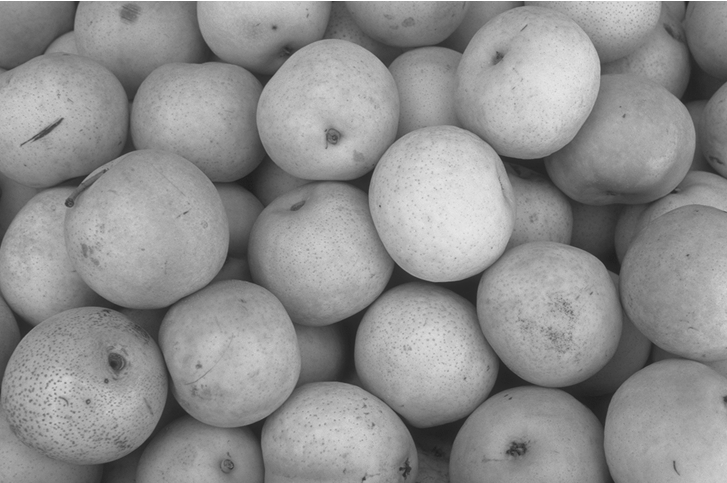
#> input picture Tutorial_8/WatershedSegmentation.png, 727 x 483 px
$ python watershed.py
#> lines starting #> are read from the running program, lines starting #| are printed output that depends on the picture; after the words box and inside, x2 and y2 are one past the last pixel; in counts of white or black regions, pixels touching at a corner belong together
import cv2
import matplotlib.pyplot as plt
import numpy as np
import imutils
COLOR = 'maroon'
FONT_SIZE = 10

######When using different images code have changed, this is shows result for overlap_coins.jpg


#import images
def get_image(name):
#> called with name = 'WatershedSegmentation.png'
    img = cv2.imread(r'{}'.format(name), 1)
#> img is the input picture: shape (483, 727, 3); min 28, max 255, mean 143
    return img

#show images
def show_images(title, images):

    for i in range(len(title)):
        plt.subplot(3,3,i+1)
        plt.title(title[i], color = COLOR, fontsize = FONT_SIZE)
        if title[i] == 'markers':
            plt.imshow(images[i], 'jet')
        else:
            plt.imshow(images[i], 'gray')

        plt.axis('off')

    plt.show()

def show_label(markers, image):
    gray = cv2.cvtColor(image, cv2.COLOR_BGR2GRAY)
    area = 0
    for label in np.unique(markers):
        print(label)
        if label == 0:
            continue
        else:
            mask = np.zeros(gray.shape, dtype='uint8')
            mask[markers == label] = 255
            contours = cv2.findContours(mask.copy(), cv2.RETR_EXTERNAL, cv2.CHAIN_APPROX_SIMPLE)
            contours = imutils.grab_contours(contours)
            c = max(contours, key=cv2.contourArea)
            ((x, y), r) = cv2.minEnclosingCircle(c)
            cv2.circle(image, (int(x), int(y)), int(r), (0,0,255), 2)
            cv2.putText(image, '#{}'.format(label), (int(x)-10, int(y)), cv2.FONT_HERSHEY_SIMPLEX, 0.6, (0,255,0),2)

            area = area + cv2.contourArea(c)

    return image, area

def main():

    ### 01. Bbackground extraction
    img = get_image('WatershedSegmentation.png')
    gray = cv2.cvtColor(img, cv2.COLOR_BGR2GRAY)

    ret, thresh = cv2.threshold(gray,100, 255, cv2.THRESH_BINARY_INV + cv2.THRESH_OTSU)
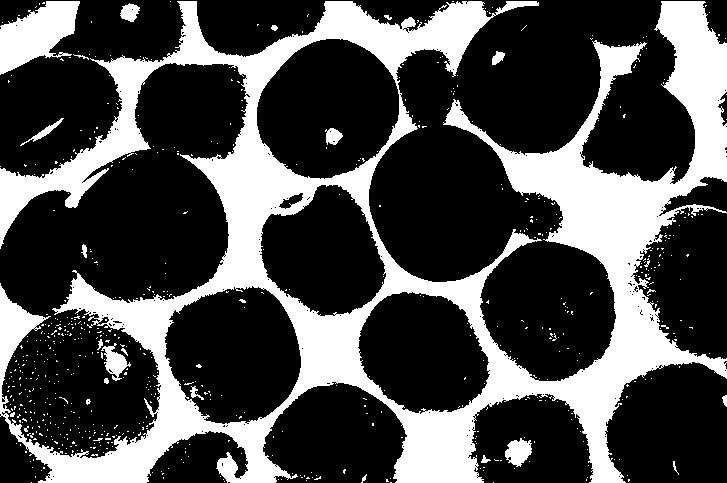
#> thresh: shape (483, 727); 29.6% white; 673 white regions (651 under 20 px), largest, box (x1, y1, x2, y2) and area: (0, 1, 727, 483) 96742, (0, 1, 80, 75) 3487, (505, 438, 532, 467) 517
#> ret = 128

    KERNEL_SIZE = 3


    kernel = np.ones((KERNEL_SIZE, KERNEL_SIZE), np.uint8)

    opening = cv2.morphologyEx(thresh, cv2.MORPH_OPEN, kernel, iterations=1)
#> opening: shape (483, 727); 28.3% white; 34 white regions (13 under 20 px), largest, box (x1, y1, x2, y2) and area: (0, 1, 727, 483) 91660, (0, 1, 80, 74) 3413, (0, 286, 43, 414) 1782

    # obtain sure_bg
    sure_bg = cv2.dilate(opening, kernel, iterations=3)
#> sure_bg: shape (483, 727); 37.7% white; 17 white regions, largest, box (x1, y1, x2, y2) and area: (0, 0, 727, 483) 123091, (0, 0, 83, 77) 4160, (96, 338, 130, 386) 980

    ### 02. Foreground extraction
    dist_transform = cv2.distanceTransform(opening, cv2.DIST_L2, 5)
    ret, sure_fg = cv2.threshold(dist_transform, 0.2*dist_transform.max(), 255, 0)
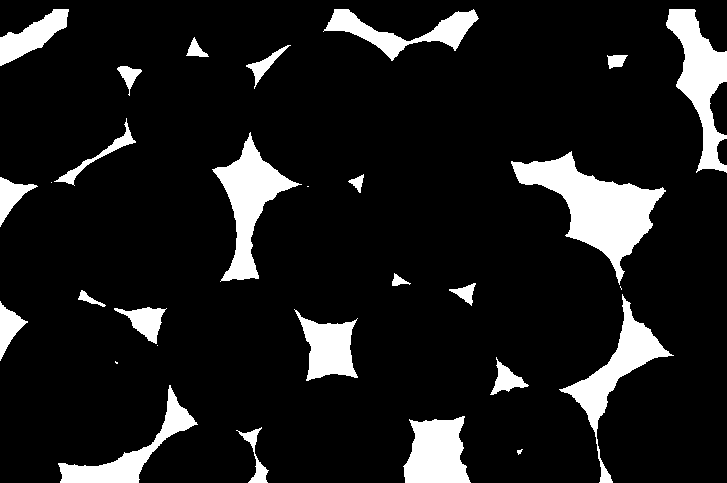
#> sure_fg: shape (483, 727) float32; 11.2% white; 29 white regions (5 under 20 px), largest, box (x1, y1, x2, y2) and area: (511, 151, 666, 285) 7366, (212, 132, 302, 282) 4475, (666, 9, 727, 173) 4390
#> ret = 8.48
    sure_fg = np.uint8(sure_fg)


    ### 03. Find Unknown area
    unknown = np.subtract(sure_bg, sure_fg)
#> unknown: shape (483, 727); 26.5% white; 19 white regions, largest, box (x1, y1, x2, y2) and area: (0, 0, 727, 483) 84736, (0, 0, 83, 77) 2435, (96, 338, 130, 386) 974


    ### 04. Apply watershed algorithm
    ret, markers = cv2.connectedComponents(sure_fg)
#> markers: shape (483, 727) int32; 30 distinct labels, from 0 to 29
#> ret = 30
    print(markers)
#> (printed output is left out)
    markers = markers+1
#> markers: shape (483, 727) int32; 30 distinct labels, from 1 to 30
    markers[unknown == 255] = 0
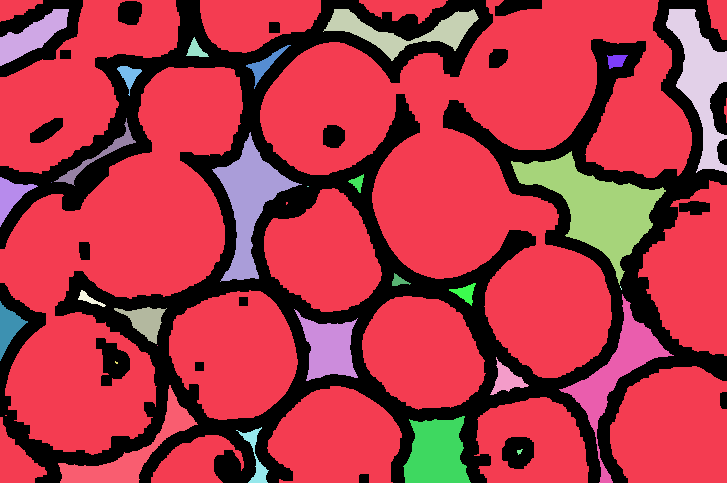
#> markers: shape (483, 727) int32; 31 distinct labels, from 0 to 30; one colour per label, 0 black
    markers = cv2.watershed(img, markers)
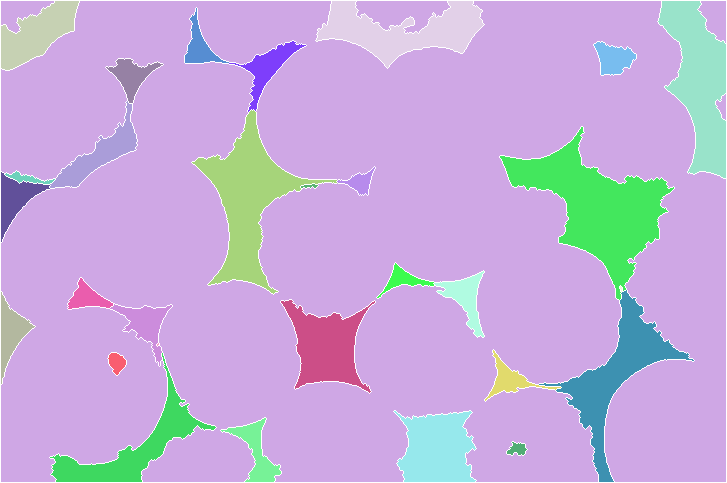
#> markers: shape (483, 727) int32; 31 distinct labels, from -1 to 30; one colour per label, 0 black, -1 white
    result = img.copy()
    result[markers == -1] = (255, 0, 0)
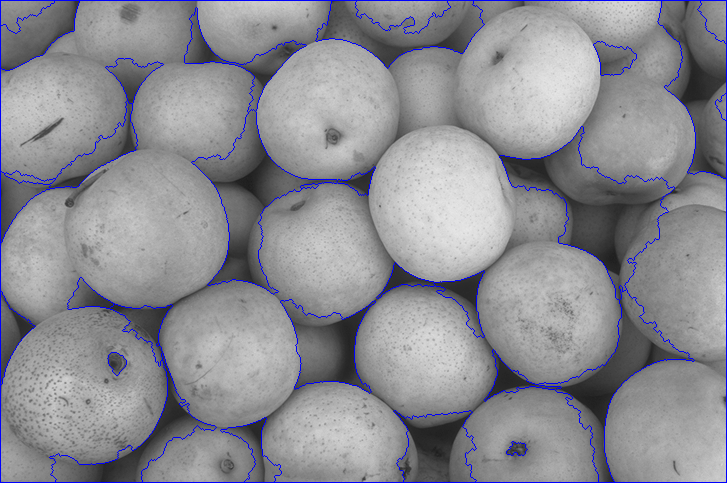
#> result: shape (483, 727, 3); 2.44% of pixels changed, all inside (x1, y1, x2, y2) = (0, 0, 727, 483)

    ### 05. Mark Contours
    image = img.copy()
    final, area = show_label(markers, image)
#> the loop in show_label, `for label in np.unique(markers):` made 31 passes
#> (label, c, x, y, r, area) on pass 1: (-1, [[0, 0], [0, 482], [726, 482], [726, 0]], 363, 241, 435.7, 349932)
#> (contours, x, y, r, area) on pass 19: (1 contour, all with area under 20, 620.5, 288.5, 2.55, 679243.5)
#| -1
#| 1
#| 2
#| 3
#| 4
#| 5
#| 6
#| 7
#> (further printed lines are left out)
#> after the loop in show_label, `for label in np.unique(markers):`:
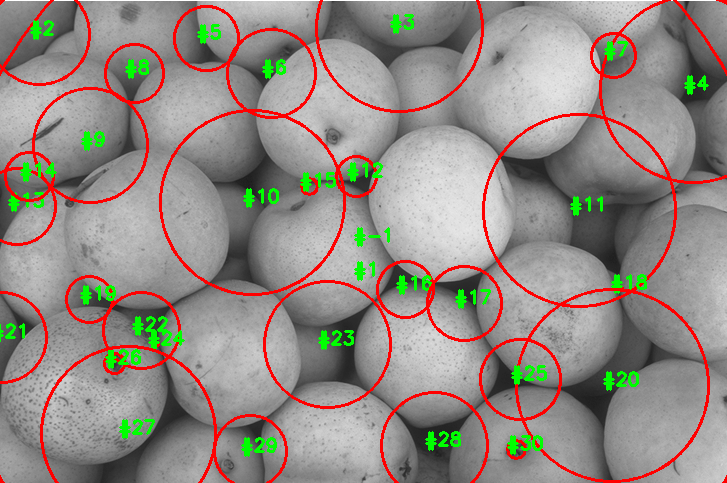
#> image: shape (483, 727, 3); 8.09% of pixels changed, all inside (x1, y1, x2, y2) = (0, 0, 727, 483)
#> after the loop in show_label, `for label in np.unique(markers):`:
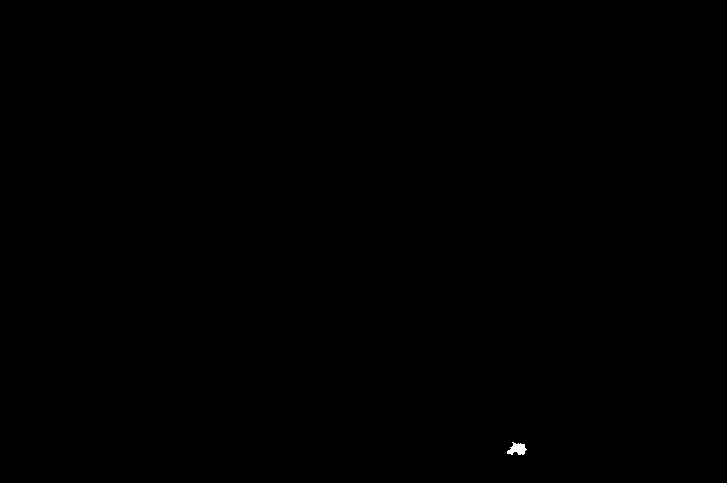
#> mask: shape (483, 727); 0.05% white; 1 white region, box (x1, y1, x2, y2) and area: (507, 442, 527, 455) 162
#> after the loop in show_label, `for label in np.unique(markers):`: area = 702022.5
#> area = 702022.5

    print('Area : {}'.format(area))
#| Area : 702022.5
    #cv2.putText(image, 'Area : {}'.format(area), (10, 50), cv2.FONT_HERSHEY_SIMPLEX, 0.8, (0,255,0), 2)
    # images and title arrays
    images = [img,thresh, opening, sure_bg, dist_transform, sure_fg, unknown, markers, final]
    title = ['original','thresh', 'opening', 'sure_bg', 'distance transform','sure_fg','unknown region','markers', 'watershed region']

    # show images
    show_images(title, images)


main()

'''

overlap_coins.jpg ->
    No:of coins = 22
    Area : 467472.0


red_bc.jpg ->
    No:of coins = 53
    Area : 313799.0

cell_segmentation_02.jpg ->
    No:of coins = 27
    Area : 529421.5

bacteria.tiff->
    No:of coins = 22
    Area : 64878.0

WatershedSegmentation.png ->
    No:of coins = 35
    Area : 696395.5
'''

$ run again, with Tutorial_8/overlap_coins.jpg saved as Tutorial_8/WatershedSegmentation.png
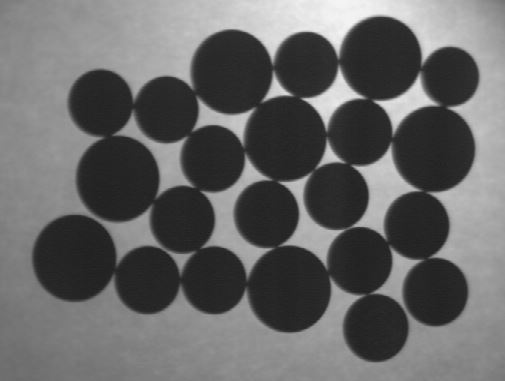
#> input picture Tutorial_8/overlap_coins.jpg, 505 x 381 px
#> in get_image, img is the input picture: shape (381, 505, 3); min 28, max 246, mean 102.3
#> in main, `ret, thresh = cv2.threshold(gray,100, 255, cv2.THRESH_BINARY_INV + cv2..`:
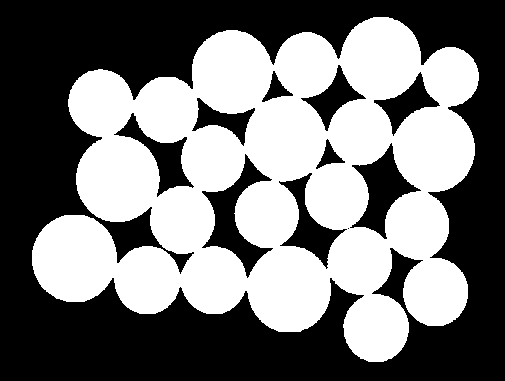
#> thresh: shape (381, 505); 46.7% white; 1 white region, box (x1, y1, x2, y2) and area: (32, 17, 479, 362) 89774
#> in main, `ret, thresh = cv2.threshold(gray,100, 255, cv2.THRESH_BINARY_INV + cv2..`: ret = 98
#> opening: shape (381, 505); 46.7% white; 1 white region, box (x1, y1, x2, y2) and area: (32, 17, 479, 362) 89765
#> sure_bg: shape (381, 505); 54.7% white; 15 black regions, largest, box (x1, y1, x2, y2) and area: (0, 0, 505, 381) 79354, (361, 154, 411, 230) 1518, (211, 165, 261, 268) 1414
#> in main, `ret, sure_fg = cv2.threshold(dist_transform, 0.2*dist_transform.max(),..`: ret = 8.47
#> unknown: shape (381, 505); 26.8% white; 1 white region, box (x1, y1, x2, y2) and area: (29, 14, 482, 365) 51568
#> in main, `ret, markers = cv2.connectedComponents(sure_fg)`: ret = 23
#> (printed output is left out)
#> result: shape (381, 505, 3); 3.17% of pixels changed, all inside (x1, y1, x2, y2) = (0, 0, 505, 381)
#> the loop in show_label, `for label in np.unique(markers):` made 24 passes
#> (label, c, x, y, r, area) on pass 1: (-1, [[0, 0], [0, 380], [504, 380], [504, 0]], 252, 190, 315.6, 191520)
#> (printed output is left out)
#> after the loop in show_label, `for label in np.unique(markers):`:
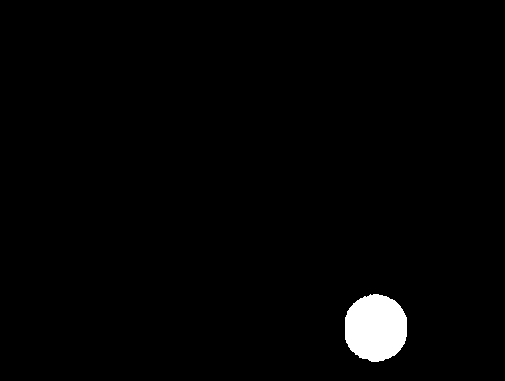
#> mask: shape (381, 505); 1.8% white; 1 white region, box (x1, y1, x2, y2) and area: (345, 294, 407, 362) 3377
#> after the loop in show_label, `for label in np.unique(markers):`: area = 467472
#| Area : 467472.0

$ run again, with Tutorial_8/bacteria.tiff saved as Tutorial_8/WatershedSegmentation.png
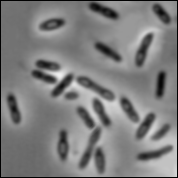
#> input picture Tutorial_8/bacteria.tiff, 178 x 178 px
#> in get_image, img is the input picture: shape (178, 178, 3); min 0, max 239, mean 125.8
#> in main, `ret, thresh = cv2.threshold(gray,100, 255, cv2.THRESH_BINARY_INV + cv2..`:
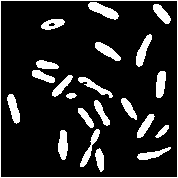
#> thresh: shape (178, 178); 14.3% white; 22 white regions, largest, box (x1, y1, x2, y2) and area: (0, 0, 178, 178) 708, (88, 2, 119, 20) 275, (136, 34, 152, 67) 241
#> in main, `ret, thresh = cv2.threshold(gray,100, 255, cv2.THRESH_BINARY_INV + cv2..`: ret = 96
#> opening: shape (178, 178); 11.9% white; 22 white regions, largest, box (x1, y1, x2, y2) and area: (88, 2, 118, 19) 271, (136, 35, 152, 66) 237, (58, 130, 68, 160) 229
#> sure_bg: shape (178, 178); 29.4% white; 12 white regions, largest, box (x1, y1, x2, y2) and area: (29, 57, 115, 174) 3636, (118, 95, 157, 141) 888, (85, 0, 121, 22) 576
#> in main, `ret, sure_fg = cv2.threshold(dist_transform, 0.2*dist_transform.max(),..`: ret = 1
#> unknown: shape (178, 178); 21.1% white; 13 white regions, largest, box (x1, y1, x2, y2) and area: (29, 57, 115, 174) 2715, (118, 95, 157, 141) 639, (133, 32, 155, 69) 386
#> in main, `ret, markers = cv2.connectedComponents(sure_fg)`: ret = 23
#> (printed output is left out)
#> result: shape (178, 178, 3); 6.16% of pixels changed, all inside (x1, y1, x2, y2) = (0, 0, 178, 178)
#> the loop in show_label, `for label in np.unique(markers):` made 24 passes
#> (label, c, x, y, r, area) on pass 1: (-1, [[0, 0], [0, 177], [177, 177], [177, 0]], 88.5, 88.5, 125.2, 31329)
#> (printed output is left out)
#> after the loop in show_label, `for label in np.unique(markers):`:
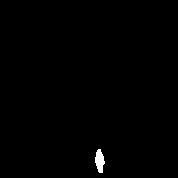
#> mask: shape (178, 178); 0.51% white; 1 white region, box (x1, y1, x2, y2) and area: (95, 149, 105, 173) 162
#> after the loop in show_label, `for label in np.unique(markers):`: area = 65156
#| Area : 65156.0
